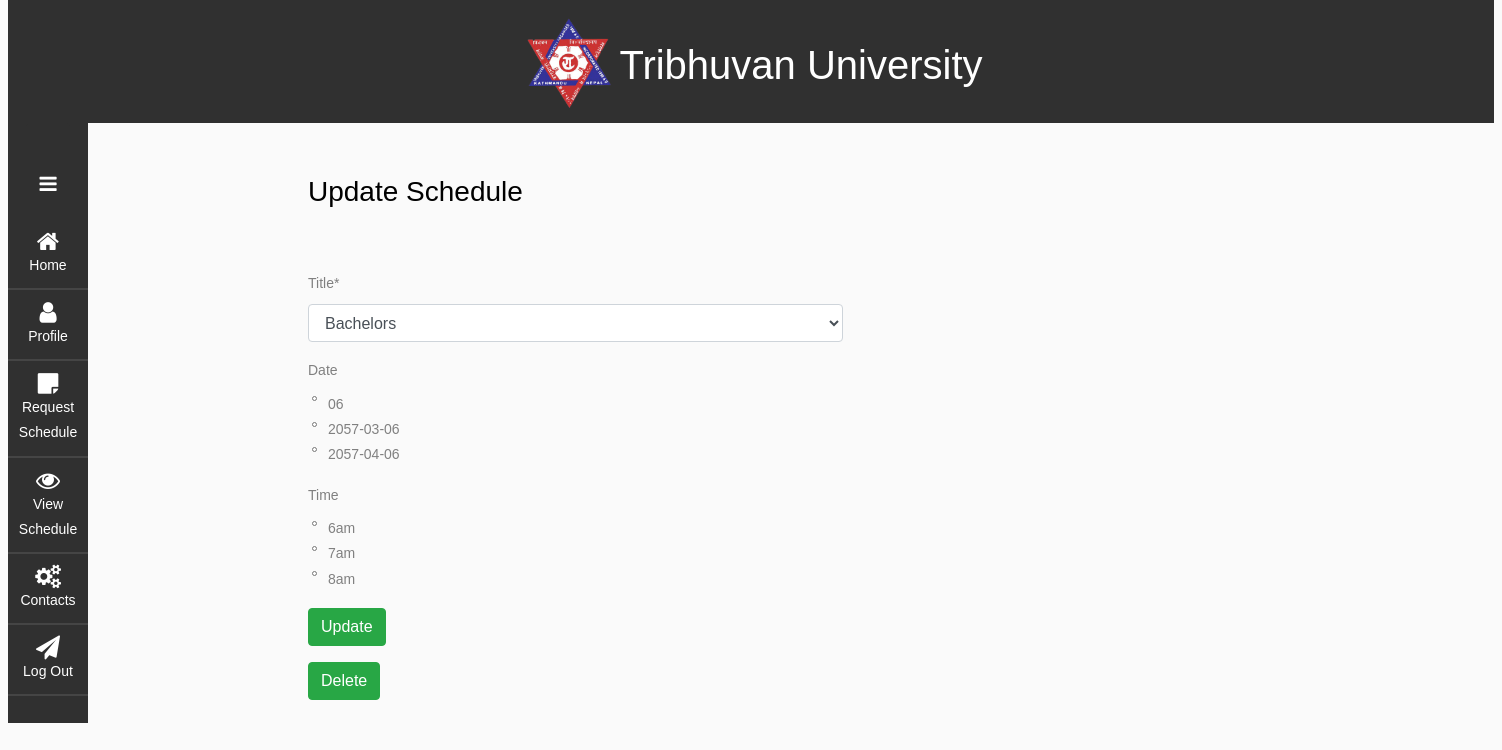
Page /schedule/update/3 on the earlier database version.
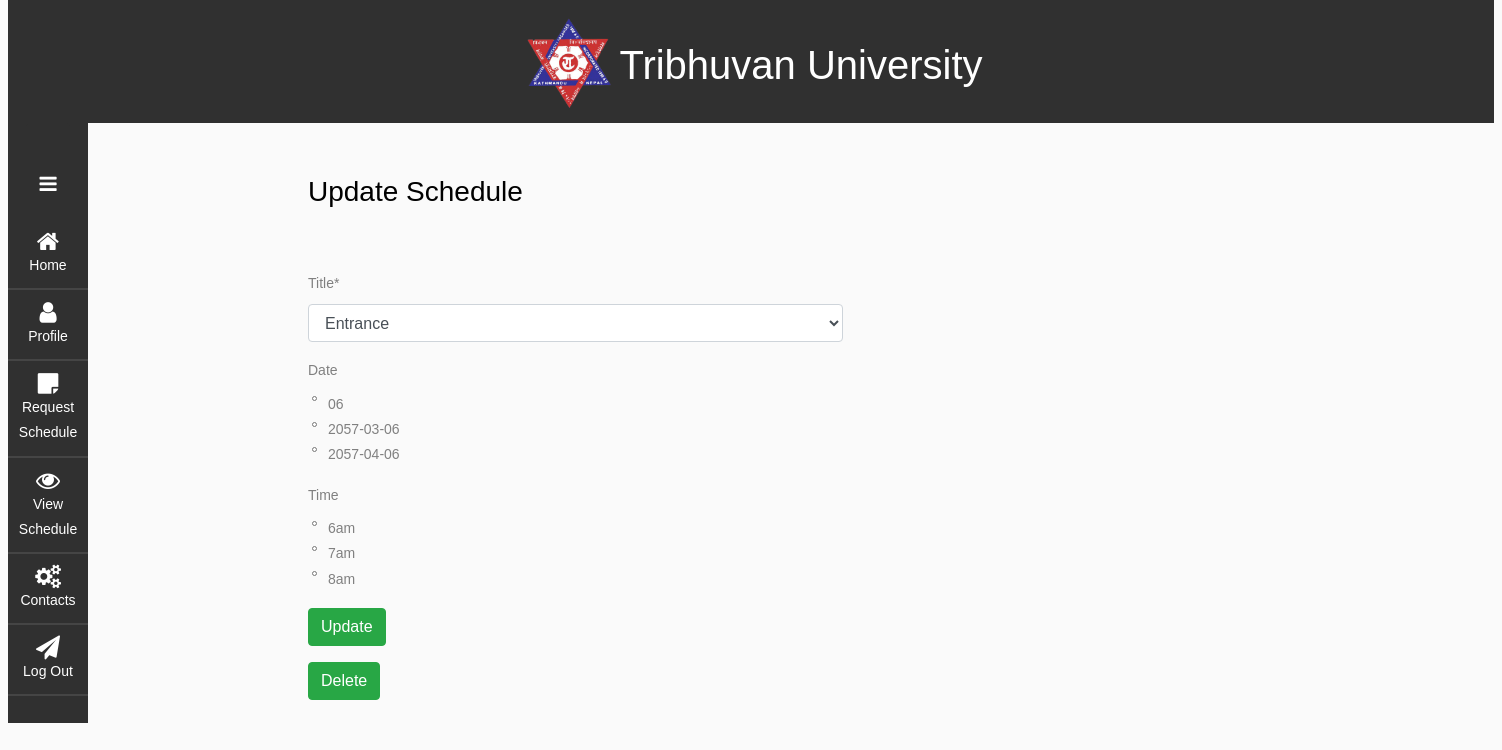
Same page on the later database version.
### schedule/models.py (models this page shows, shortened)
class Schedule(models.Model):
    name = models.CharField(max_length=20,blank=True)
    title = models.CharField(max_length=10,choices=TITLE_CHOICES)
    date = models.CharField(max_length=30)
    time = models.CharField('time', max_length=30)

### schedule/views.py (the view, shortened to what this page needs)
# urls.py: path('update/<int:id>', views.update_schedule, name='update_schedule'),
def update_schedule(request,id):
    data = Schedule.objects.get(pk=id)
    form = Update(instance=data)
    return render(request, "update_schedule.html", {"form":form,
    "data":data
    })

### schedule/forms.py
class Update(ModelForm):
    date=forms.MultipleChoiceField(required=False,widget=forms.CheckboxSelectMultiple,choices=DATE_CHOICES)
    time=forms.MultipleChoiceField(required=False,widget=forms.CheckboxSelectMultiple,choices=TIME_CHOICES)
    class Meta:
        model = Schedule
        fields =["title","date","time"]

### schedule/templates/update_schedule.html (shortened to what this page needs)
{% extends "web/base.html" %} {% block title %}Update Schedule {% endblock %} {% load crispy_forms_tags %}{% block content %}{%include "web/side.html"%}
<div id="add-schedule">
    <h3>Update Schedule</h3>
    <br><br>
    <form method="POST" class="form-group">
        {% csrf_token %} {{form|crispy}}
        <button type="submit " class="btn btn-success" >Update</button>
    </form>
    <a href="/schedule/delete/">
    <button type="delete " class="btn btn-success" >Delete</button>
</a>
</div>
{% endblock %}

Differences in the rows shown:
changed Schedule: title "Bachelors" → "Entrance"
